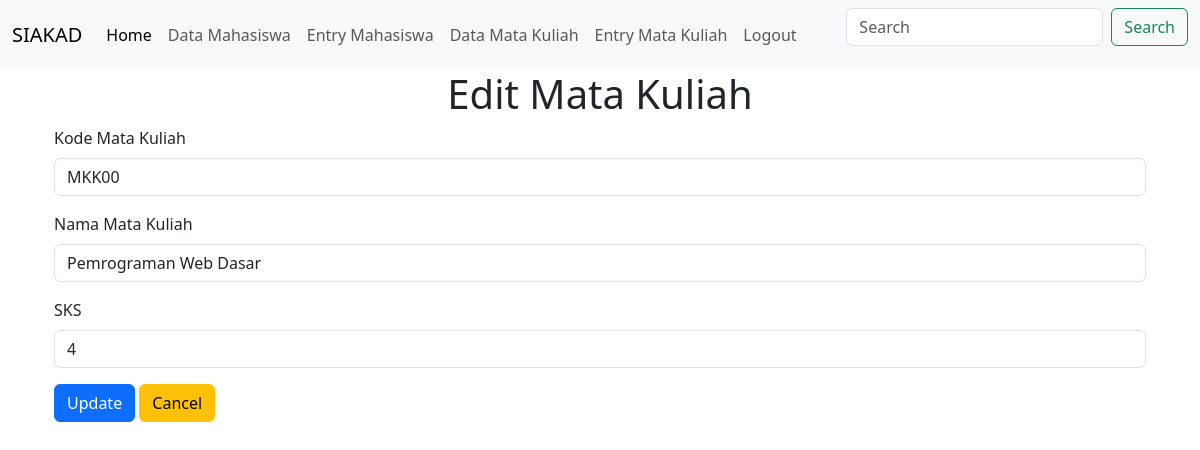
Screenshot of /index.php?page=editMatakuliah&id_matakuliah=1 (signed in) with the database file from the repository.
### tables this page shows
CREATE TABLE `matakuliah` (
  `id_matakuliah` int(10) NOT NULL,
  `kode_matakuliah` varchar(20) NOT NULL,
  `nama_matakuliah` varchar(100) NOT NULL,
  `sks` int(2) NOT NULL
);

### editMatakuliah.php (the view, shortened to what this page needs)
<?php
include("koneksi.php");
if (isset($_GET['id_matakuliah'])) {
    $id_matakuliah = $_GET['id_matakuliah'];
    $query = "SELECT * FROM matakuliah WHERE id_matakuliah = '$id_matakuliah'";
    $result = mysqli_query($link, $query);
    $data = mysqli_fetch_assoc($result);
}
?>
<!doctype html>
<html lang="en">
<head>
  <link href="https://cdn.jsdelivr.net/npm/bootstrap@5.3.3/dist/css/bootstrap.min.css" rel="stylesheet">
</head>
<body>
  <div class="container">
    <h1 class="text-center">Edit Mata Kuliah</h1>
    <form action="prosesEditMatakuliah.php" method="POST">
      <div class="mb-3">
        <label for="kode_matakuliah" class="form-label">Kode Mata Kuliah</label>
        <input type="text" name="kode_matakuliah" class="form-control" id="kode_matakuliah" value="<?php echo $data['kode_matakuliah']; ?>" required>
      </div>
      <div class="mb-3">
        <label for="nama_matakuliah" class="form-label">Nama Mata Kuliah</label>
        <input type="text" name="nama_matakuliah" class="form-control" id="nama_matakuliah" value="<?php echo $data['nama_matakuliah']; ?>" required>
      </div>
      <div class="mb-3">
        <label for="sks" class="form-label">SKS</label>
        <input type="number" name="sks" class="form-control" id="sks" value="<?php echo $data['sks']; ?>" required>
      </div>
      <button type="submit" name="update" value="update" class="btn btn-primary">Update</button>
      <a class="btn btn-warning" href="index.php?page=matakuliah" role="button">Cancel</a>
    </form>
  </div>
</body>
</html>

### style.css (style rules this page uses)
h1 { text-align: center; }

### rows the page displays
matakuliah: kode_matakuliah "MKK00", nama_matakuliah "Pemrograman Web Dasar", sks "4"
